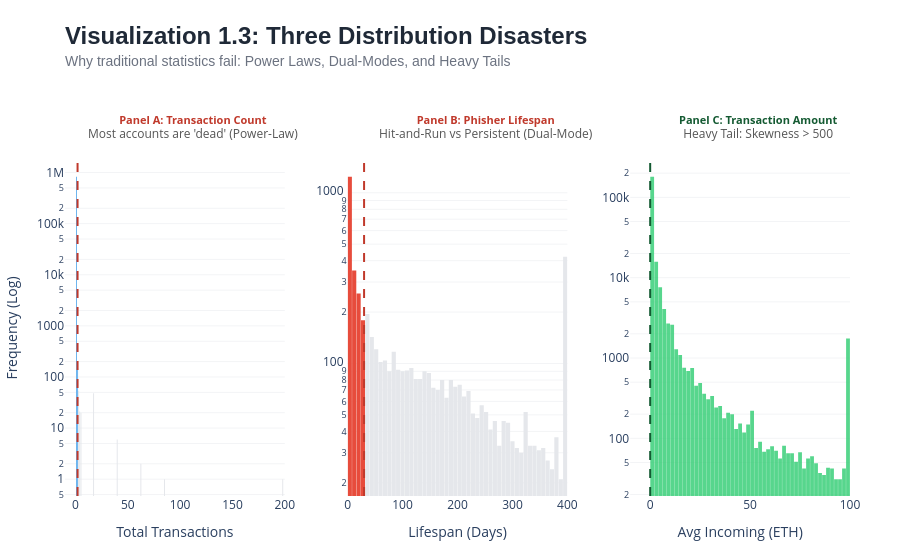

Here is the notebook cell this chart was saved with:
### Code cell
import plotly.graph_objects as go
from plotly.subplots import make_subplots
import numpy as np
import pandas as pd
from scipy.stats import skew

# ---------------------------------------------------------
# 1. DATA PREPARATION (LOGIC TỪ CODE CỦA BẠN)
# ---------------------------------------------------------
# Giả định biến 'df' đã tồn tại trong môi trường của bạn

# --- Panel A Prep ---
df['total_txs'] = df['short_term_incoming_freq'] * 7 + df['short_term_outgoing_freq'] * 7
df['total_txs'] = df['total_txs'].clip(lower=1)
tx_counts = df['total_txs'].clip(upper=1000)
pct_low_tx = (df['total_txs'] <= 2).mean() * 100

# --- Panel B Prep ---
df_phisher = df[df['is_phisher'] == 1].copy()
if len(df_phisher) > 0 and 'account_lifetime' in df_phisher.columns:
    phisher_lifespan = df_phisher['account_lifetime'].clip(upper=400)
    pct_short_lived = (df_phisher['account_lifetime'] < 30).mean() * 100
else:
    phisher_lifespan = []
    pct_short_lived = 0

# --- Panel C Prep ---
if 'average_incoming_amount' in df.columns:
    amounts = df['average_incoming_amount'].replace(0, np.nan).dropna().clip(upper=100)
    mean_amt = df['average_incoming_amount'].mean()
    median_amt = df['average_incoming_amount'].median()
    skewness = skew(df['average_incoming_amount'].replace(0, np.nan).dropna())
else:
    amounts = []
    median_amt = 0
    skewness = 0

# ---------------------------------------------------------
# 2. HELPER FUNCTION (Xử lý Histogram & Màu sắc)
# ---------------------------------------------------------
def get_hist_data_custom_bins(data, bins, threshold, active_color, condition='less_equal'):
    """
    Hàm này tính toán histogram và gán màu cho từng cột
    """
    counts, bin_edges = np.histogram(data, bins=bins)
    bin_centers = (bin_edges[:-1] + bin_edges[1:]) / 2
    
    colors = []
    for x in bin_centers:
        is_highlight = False
        if condition == 'less_equal':
            # +0.1 để xử lý lỗi làm tròn số thực, đảm bảo số 2 nằm trong vùng highlight
            is_highlight = (x <= threshold + 0.1) 
        elif condition == 'less':
            is_highlight = (x < threshold)
        elif condition == 'mass': # Highlight phần tập trung dữ liệu
             is_highlight = (x <= threshold * 2) # Ví dụ highlight vùng quanh median
            
        colors.append(active_color if is_highlight else '#E5E7EB') # Xám nhạt cho phần còn lại
            
    return bin_centers, counts, colors

# ---------------------------------------------------------
# 3. SETUP SUBPLOTS & LAYOUT
# ---------------------------------------------------------
fig = make_subplots(
    rows=1, cols=3,
    subplot_titles=None, # Tắt title tự động để tự custom vị trí
    horizontal_spacing=0.08
)

# --- VẼ PANEL A: Transaction Count ---
# Tạo bins tùy chỉnh: Các bin đầu tiên nhỏ (độ rộng 1) để tách số 1 và 2 ra khỏi phần còn lại
# Bin sau đó rộng dần
bins_a = np.concatenate([np.arange(0.5, 5.5, 1), np.linspace(6, 1000, 45)])
x_a, y_a, c_a = get_hist_data_custom_bins(tx_counts, bins=bins_a, threshold=2, active_color='#6CB4EE', condition='less_equal')

fig.add_trace(go.Bar(
    x=x_a, y=y_a,
    marker_color=c_a, marker_line_width=0,
    name='Tx Count', showlegend=False
), row=1, col=1)

# Reference Line & Annotation A
fig.add_vline(x=2, line_width=2, line_dash="dash", line_color="#C0392B", row=1, col=1)
fig.add_annotation(
    x=np.log10(10), # Vị trí x tương đối trên scale log hoặc absolute
    # Mẹo: Với trục Log, việc đặt text đôi khi cần chỉnh tay x một chút cho đẹp
    xshift=40, y=np.log10(max(y_a) if len(y_a)>0 else 1),
    text=f"<b>{pct_low_tx:.1f}%</b> of addresses<br>have ≤ 2 transactions",
    align='left', showarrow=False,
    font=dict(color="#C0392B", size=11),
    row=1, col=1
)

# --- VẼ PANEL B: Phisher Lifespan ---
if len(phisher_lifespan) > 0:
    bins_b = 50 # Hoặc np.linspace(0, 400, 50)
    x_b, y_b, c_b = get_hist_data_custom_bins(phisher_lifespan, bins=bins_b, threshold=30, active_color='#E74C3C', condition='less')

    fig.add_trace(go.Bar(
        x=x_b, y=y_b,
        marker_color=c_b, marker_line_width=0,
        name='Lifespan', showlegend=False
    ), row=1, col=2)

    # Reference Line & Annotation B
    fig.add_vline(x=30, line_width=2, line_dash="dash", line_color="#C0392B", row=1, col=2)
    fig.add_annotation(
        x=30, xshift=50, 
        y=np.log10(max(y_b))*0.9, 
        text=f"<b>{pct_short_lived:.1f}%</b> disappear<br>within 30 days",
        align='left', showarrow=False,
        font=dict(color="#C0392B", size=11),
        row=1, col=2
    )
else:
    fig.add_annotation(text="No Data", showarrow=False, row=1, col=2)


# --- VẼ PANEL C: Transaction Amount ---
if len(amounts) > 0:
    bins_c = 50
    # Highlight phần < Median (Mass) màu Xanh, phần đuôi (Tail) màu Xám
    # Logic: "Mass" condition sẽ highlight phần <= median * hệ số
    x_c, y_c, c_c = get_hist_data_custom_bins(amounts, bins=bins_c, threshold=float('inf'), active_color='#2ECC71', condition='mass') 

    fig.add_trace(go.Bar(
        x=x_c, y=y_c,
        marker_color=c_c, marker_line_width=0, opacity=0.8,
        name='Amount', showlegend=False
    ), row=1, col=3)

    # Reference Line & Annotation C
    fig.add_vline(x=median_amt, line_width=2, line_dash="dash", line_color="#145A32", row=1, col=3)
    fig.add_annotation(
        x=median_amt, xshift=40,
        y=np.log10(max(y_c)), 
        text=f"<b>Median: {median_amt:.2f} ETH</b><br>Skewness: {skewness:.1f}",
        align='left', showarrow=False,
        font=dict(color="#145A32", size=11),
        row=1, col=3
    )
else:
    fig.add_annotation(text="No Data", showarrow=False, row=1, col=3)


# ---------------------------------------------------------
# 4. CUSTOM LAYOUT (SPACING & TITLES)
# ---------------------------------------------------------
# Tạo title thủ công cho từng Panel để có khoảng cách thoáng hơn
panel_titles = [
    dict(
        text="<b>Panel A: Transaction Count</b><br><span style='font-size:12px;color:#555'>Most accounts are 'dead' (Power-Law)</span>", 
        x=0.4, y=1.15,          # x=0.5 là chính giữa, y=1.15 để tạo khoảng cách thoáng
        xref="x domain",        # Căn theo chiều ngang của Chart 1
        yref="paper", 
        showarrow=False, align='center', xanchor='center'
    ),
    dict(
        text="<b>Panel B: Phisher Lifespan</b><br><span style='font-size:12px;color:#555'>Hit-and-Run vs Persistent (Dual-Mode)</span>", 
        x=0.4, y=1.15, 
        xref="x2 domain",       # Căn theo chiều ngang của Chart 2
        yref="paper", 
        showarrow=False, align='center', xanchor='center'
    ),
    dict(
        text="<b>Panel C: Transaction Amount</b><br><span style='font-size:12px;color:#555'>Heavy Tail: Skewness > 500</span>", 
        x=0.4, y=1.15, 
        xref="x3 domain",       # Căn theo chiều ngang của Chart 3
        yref="paper", 
        showarrow=False, align='center', xanchor='center'
    )
]
title_text = (
    "<span style='font-size: 24px; font-weight: bold; font-family: Arial; color: #1F2937;'>"
    "Visualization 1.3: Three Distribution Disasters"
    "</span>"
    "<br>"
    "<span style='font-size: 14px; color: #6B7280; font-family: Arial;'>"
    "Why traditional statistics fail: Power Laws, Dual-Modes, and Heavy Tails"
    "</span>"
)

fig.update_layout(
    annotations=panel_titles, # Add panel titles
    
    title=dict(
        text=title_text,
        xref='paper', x=0, y=0.92,
        xanchor='left', yanchor='top'
    ),
    
    # Margin lớn ở Top (t=160) để chứa Title chính + Panel Title + Khoảng trắng
    margin=dict(t=160, b=50, l=50, r=50),
    
    paper_bgcolor='white', plot_bgcolor='white',
    bargap=0.05, height=550,
    
    # Cấu hình trục Y Log Scale
    yaxis1=dict(type='log', title="Frequency (Log)", showgrid=True, gridcolor='#F3F4F6'),
    yaxis2=dict(type='log', showgrid=True, gridcolor='#F3F4F6'),
    yaxis3=dict(type='log', showgrid=True, gridcolor='#F3F4F6'),
    
    # Cấu hình trục X
    xaxis1=dict(title="Total Transactions", showgrid=False, gridcolor='#F3F4F6', range=[-10, 200], dtick=50),
    xaxis2=dict(title="Lifespan (Days)", showgrid=False),
    xaxis3=dict(title="Avg Incoming (ETH)", showgrid=False, range=[-10, 100]),
)

fig.show()

### Figure 1 — Plotly figure (JSON) as saved in the notebook; plotly's stock layout.template omitted (floating-point values rounded to 4 significant figures)
{"data": [{"marker": {"color": ["#6CB4EE", "#6CB4EE", "#E5E7EB", "#E5E7EB", "#E5E7EB", "#E5E7EB", "#E5E7EB", "#E5E7EB", "#E5E7EB", "#E5E7EB", "#E5E7EB", "#E5E7EB", "#E5E7EB", "#E5E7EB", "#E5E7EB", "#E5E7EB", "#E5E7EB", "#E5E7EB", "#E5E7EB", "#E5E7EB", "#E5E7EB", "#E5E7EB", "#E5E7EB", "#E5E7EB", "#E5E7EB", "#E5E7EB", "#E5E7EB", "#E5E7EB", "#E5E7EB", "#E5E7EB", "#E5E7EB", "#E5E7EB", "#E5E7EB", "#E5E7EB", "#E5E7EB", "#E5E7EB", "#E5E7EB", "#E5E7EB", "#E5E7EB", "#E5E7EB", "#E5E7EB", "#E5E7EB", "#E5E7EB", "#E5E7EB", "#E5E7EB", "#E5E7EB", "#E5E7EB", "#E5E7EB", "#E5E7EB"], "line": {"width": 0}}, "name": "Tx Count", "showlegend": false, "type": "bar", "x": [1.0, 2.0, 3.0, 4.0, 5.25, 17.3, 39.89, 62.48, 85.07, 107.7, 130.2, 152.8, 175.4, 198.0, 220.6, 243.2, 265.8, 288.4, 311.0, 333.6, 356.2, 378.8, 401.3, 423.9, 446.5, 469.1, 491.7, 514.3, 536.9, 559.5, 582.1, 604.7, 627.2, 649.8, 672.4, 695.0, 717.6, 740.2, 762.8, 785.4, 808.0, 830.6, 853.2, 875.8, 898.3, 920.9, 943.5, 966.1, 988.7], "xaxis": "x", "y": [825512, 154, 54, 21, 20, 48, 6, 2, 1, 0, 0, 0, 0, 1, 1, 0, 0, 0, 0, 0, 0, 0, 0, 0, 0, 0, 0, 0, 0, 0, 0, 0, 0, 0, 0, 0, 0, 0, 0, 0, 0, 0, 0, 0, 0, 0, 0, 0, 0], "yaxis": "y"}, {"marker": {"color": ["#E74C3C", "#E74C3C", "#E74C3C", "#E74C3C", "#E5E7EB", "#E5E7EB", "#E5E7EB", "#E5E7EB", "#E5E7EB", "#E5E7EB", "#E5E7EB", "#E5E7EB", "#E5E7EB", "#E5E7EB", "#E5E7EB", "#E5E7EB", "#E5E7EB", "#E5E7EB", "#E5E7EB", "#E5E7EB", "#E5E7EB", "#E5E7EB", "#E5E7EB", "#E5E7EB", "#E5E7EB", "#E5E7EB", "#E5E7EB", "#E5E7EB", "#E5E7EB", "#E5E7EB", "#E5E7EB", "#E5E7EB", "#E5E7EB", "#E5E7EB", "#E5E7EB", "#E5E7EB", "#E5E7EB", "#E5E7EB", "#E5E7EB", "#E5E7EB", "#E5E7EB", "#E5E7EB", "#E5E7EB", "#E5E7EB", "#E5E7EB", "#E5E7EB", "#E5E7EB", "#E5E7EB", "#E5E7EB", "#E5E7EB"], "line": {"width": 0}}, "name": "Lifespan", "showlegend": false, "type": "bar", "x": [4.0, 12.0, 20.0, 28.0, 36.0, 44.0, 52.0, 60.0, 68.0, 76.0, 84.0, 92.0, 100.0, 108.0, 116.0, 124.0, 132.0, 140.0, 148.0, 156.0, 164.0, 172.0, 180.0, 188.0, 196.0, 204.0, 212.0, 220.0, 228.0, 236.0, 244.0, 252.0, 260.0, 268.0, 276.0, 284.0, 292.0, 300.0, 308.0, 316.0, 324.0, 332.0, 340.0, 348.0, 356.0, 364.0, 372.0, 380.0, 388.0, 396.0], "xaxis": "x2", "y": [1240, 351, 257, 179, 195, 143, 121, 102, 104, 90, 117, 92, 90, 91, 94, 81, 81, 90, 88, 72, 70, 80, 63, 80, 73, 75, 64, 69, 51, 48, 57, 52, 41, 46, 33, 46, 45, 35, 32, 30, 52, 33, 33, 31, 32, 27, 24, 37, 21, 422], "yaxis": "y2"}, {"marker": {"color": ["#2ECC71", "#2ECC71", "#2ECC71", "#2ECC71", "#2ECC71", "#2ECC71", "#2ECC71", "#2ECC71", "#2ECC71", "#2ECC71", "#2ECC71", "#2ECC71", "#2ECC71", "#2ECC71", "#2ECC71", "#2ECC71", "#2ECC71", "#2ECC71", "#2ECC71", "#2ECC71", "#2ECC71", "#2ECC71", "#2ECC71", "#2ECC71", "#2ECC71", "#2ECC71", "#2ECC71", "#2ECC71", "#2ECC71", "#2ECC71", "#2ECC71", "#2ECC71", "#2ECC71", "#2ECC71", "#2ECC71", "#2ECC71", "#2ECC71", "#2ECC71", "#2ECC71", "#2ECC71", "#2ECC71", "#2ECC71", "#2ECC71", "#2ECC71", "#2ECC71", "#2ECC71", "#2ECC71", "#2ECC71", "#2ECC71", "#2ECC71"], "line": {"width": 0}}, "name": "Amount", "opacity": 0.8, "showlegend": false, "type": "bar", "x": [1.0, 3.0, 5.0, 7.0, 9.0, 11.0, 13.0, 15.0, 17.0, 19.0, 21.0, 23.0, 25.0, 27.0, 29.0, 31.0, 33.0, 35.0, 37.0, 39.0, 41.0, 43.0, 45.0, 47.0, 49.0, 51.0, 53.0, 55.0, 57.0, 59.0, 61.0, 63.0, 65.0, 67.0, 69.0, 71.0, 73.0, 75.0, 77.0, 79.0, 81.0, 83.0, 85.0, 87.0, 89.0, 91.0, 93.0, 95.0, 97.0, 99.0], "xaxis": "x3", "y": [180227, 15797, 7598, 4076, 2684, 2591, 1281, 1087, 757, 687, 750, 450, 488, 360, 307, 337, 242, 253, 178, 208, 199, 131, 153, 118, 149, 221, 76, 91, 68, 73, 80, 70, 56, 81, 65, 65, 51, 67, 42, 56, 60, 49, 37, 35, 43, 42, 31, 31, 42, 1747], "yaxis": "y3"}], "layout": {"annotations": [{"align": "center", "font": {"color": "#C0392B", "size": 11}, "showarrow": false, "text": "<b>Panel A: Transaction Count</b><br><span style='font-size:12px;color:#555'>Most accounts are 'dead' (Power-Law)</span>", "x": 0.4, "xanchor": "center", "xref": "x domain", "xshift": 40, "y": 1.15, "yref": "paper"}, {"align": "center", "font": {"color": "#C0392B", "size": 11}, "showarrow": false, "text": "<b>Panel B: Phisher Lifespan</b><br><span style='font-size:12px;color:#555'>Hit-and-Run vs Persistent (Dual-Mode)</span>", "x": 0.4, "xanchor": "center", "xref": "x2 domain", "xshift": 50, "y": 1.15, "yref": "paper"}, {"align": "center", "font": {"color": "#145A32", "size": 11}, "showarrow": false, "text": "<b>Panel C: Transaction Amount</b><br><span style='font-size:12px;color:#555'>Heavy Tail: Skewness > 500</span>", "x": 0.4, "xanchor": "center", "xref": "x3 domain", "xshift": 40, "y": 1.15, "yref": "paper"}], "bargap": 0.05, "height": 550, "margin": {"b": 50, "l": 50, "r": 50, "t": 160}, "paper_bgcolor": "white", "plot_bgcolor": "white", "shapes": [{"line": {"color": "#C0392B", "dash": "dash", "width": 2}, "type": "line", "x0": 2, "x1": 2, "xref": "x", "y0": 0, "y1": 1, "yref": "y domain"}, {"line": {"color": "#C0392B", "dash": "dash", "width": 2}, "type": "line", "x0": 30, "x1": 30, "xref": "x2", "y0": 0, "y1": 1, "yref": "y2 domain"}, {"line": {"color": "#145A32", "dash": "dash", "width": 2}, "type": "line", "x0": 0, "x1": 0, "xref": "x3", "y0": 0, "y1": 1, "yref": "y3 domain"}], "title": {"text": "<span style='font-size: 24px; font-weight: bold; font-family: Arial; color: #1F2937;'>Visualization 1.3: Three Distribution Disasters</span><br><span style='font-size: 14px; color: #6B7280; font-family: Arial;'>Why traditional statistics fail: Power Laws, Dual-Modes, and Heavy Tails</span>", "x": 0, "xanchor": "left", "xref": "paper", "y": 0.92, "yanchor": "top"}, "xaxis": {"anchor": "y", "domain": [0, 0.28], "dtick": 50, "gridcolor": "#F3F4F6", "range": [-10, 200], "showgrid": false, "title": {"text": "Total Transactions"}}, "xaxis2": {"anchor": "y2", "domain": [0.36, 0.64], "showgrid": false, "title": {"text": "Lifespan (Days)"}}, "xaxis3": {"anchor": "y3", "domain": [0.72, 1], "range": [-10, 100], "showgrid": false, "title": {"text": "Avg Incoming (ETH)"}}, "yaxis": {"anchor": "x", "domain": [0, 1], "gridcolor": "#F3F4F6", "showgrid": true, "title": {"text": "Frequency (Log)"}, "type": "log"}, "yaxis2": {"anchor": "x2", "domain": [0, 1], "gridcolor": "#F3F4F6", "showgrid": true, "type": "log"}, "yaxis3": {"anchor": "x3", "domain": [0, 1], "gridcolor": "#F3F4F6", "showgrid": true, "type": "log"}}}
